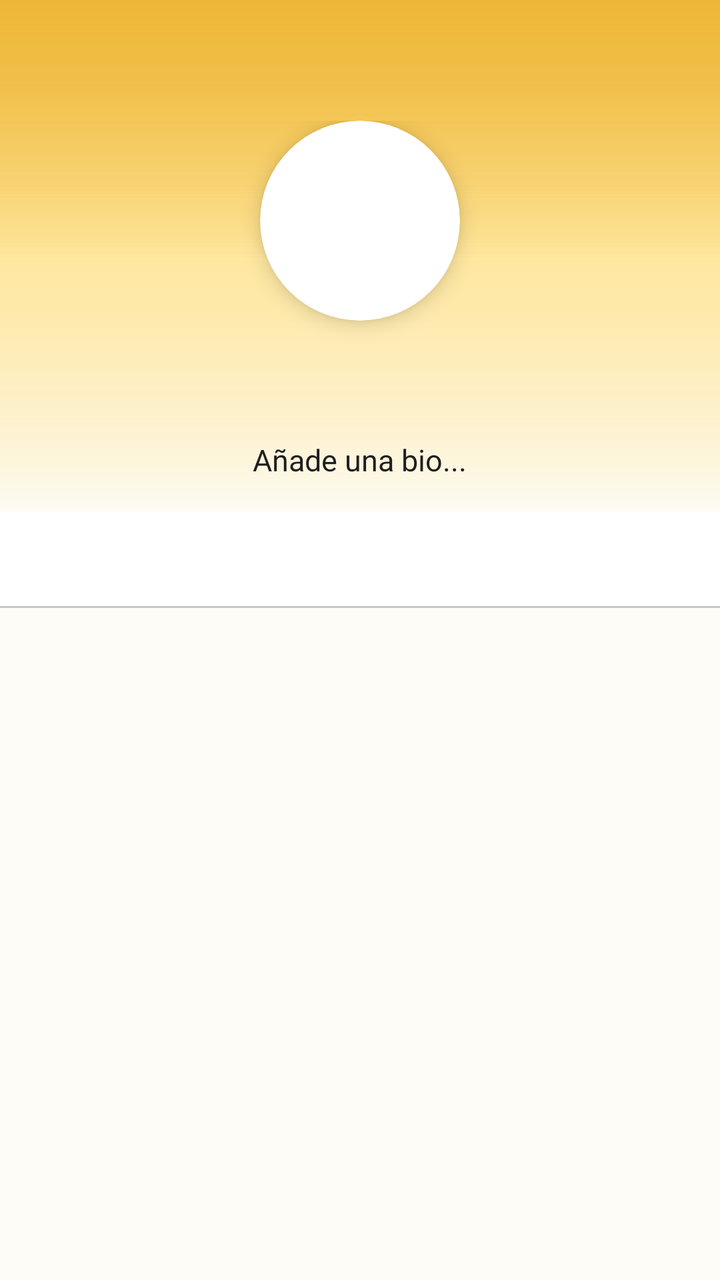
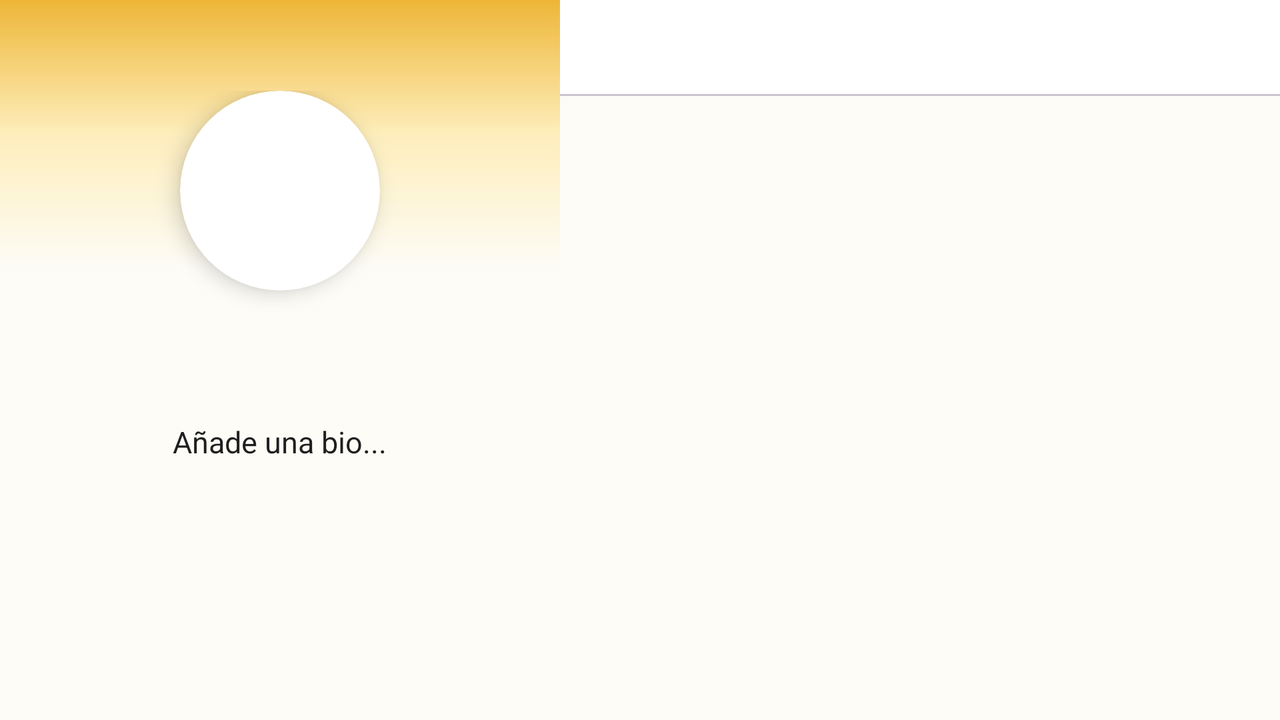

The same Android screen from two of the app's own layout files: first res/layout/ as a phone draws it, then the repository's variant for another configuration, drawn on a device whose configuration selects that folder. Both files follow.
<!-- AndroidManifest.xml: application theme Theme.MovieApp -->
<!-- res/layout/fragment_perfil.xml -->
<?xml version="1.0" encoding="utf-8"?>
<LinearLayout xmlns:android="http://schemas.android.com/apk/res/android"
    xmlns:app="http://schemas.android.com/apk/res-auto"
    android:layout_width="match_parent"
    android:layout_height="match_parent"
    android:background="@color/fondoGrisClaro"
    android:orientation="vertical">

    <FrameLayout
        android:layout_width="match_parent"
        android:layout_height="260dp">

        <View
            android:layout_width="match_parent"
            android:layout_height="match_parent"
            android:background="@drawable/gradient_backdrop_bottom" />

        <View
            android:layout_width="match_parent"
            android:layout_height="match_parent"
            android:background="@drawable/gradient_backdrop_bottom" />

    </FrameLayout>

    <LinearLayout
        android:layout_width="match_parent"
        android:layout_height="wrap_content"
        android:layout_marginTop="-200dp"
        android:gravity="center_horizontal"
        android:orientation="vertical"
        android:paddingHorizontal="20dp">

        <androidx.cardview.widget.CardView
            android:layout_width="100dp"
            android:layout_height="100dp"
            app:cardBackgroundColor="@color/white"
            app:cardCornerRadius="50dp"
            app:cardElevation="6dp">

            <ImageView
                android:id="@+id/imgFotoPerfil"
                android:layout_width="match_parent"
                android:layout_height="match_parent"
                android:contentDescription="@string/foto"
                android:scaleType="centerCrop" />

        </androidx.cardview.widget.CardView>

        <TextView
            android:id="@+id/tvNombrePerfil"
            android:layout_width="wrap_content"
            android:layout_height="wrap_content"
            android:layout_marginTop="10dp"
            android:textColor="@color/textoOscuro"
            android:textSize="20dp"
            android:textStyle="bold" />

        <TextView
            android:id="@+id/tvHandlePerfil"
            android:layout_width="wrap_content"
            android:layout_height="wrap_content"
            android:layout_marginTop="2dp"
            android:textColor="@color/textoGrisMedio"
            android:textSize="12dp" />

        <TextView
            android:id="@+id/tvBioPerfil"
            android:layout_width="wrap_content"
            android:layout_height="wrap_content"
            android:layout_marginTop="4dp"
            android:gravity="center"
            android:hint="@string/bioAdd"
            android:lineSpacingExtra="3dp"
            android:textColor="@color/textoOscuro"
            android:textColorHint="@color/textoOscuro"
            android:textSize="15dp" />

    </LinearLayout>

    <com.google.android.material.tabs.TabLayout
        android:id="@+id/tabLayoutPerfil"
        android:layout_width="match_parent"
        android:layout_height="wrap_content"
        android:layout_marginTop="16dp"
        app:tabGravity="fill"
        app:tabMode="fixed" />

    <androidx.viewpager2.widget.ViewPager2
        android:id="@+id/viewPagerPerfil"
        android:layout_width="match_parent"
        android:layout_height="0dp"
        android:layout_weight="1" />

</LinearLayout>
<!-- resources referenced by this layout -->
<resources>
  <color name="fondoGrisClaro">#FDFCF7</color>
  <color name="textoGrisMedio">#757575</color>
  <color name="textoOscuro">#1F1F1F</color>
  <color name="white">#FFFFFFFF</color>
  <!-- drawable gradient_backdrop_bottom (drawable) -->
  <?xml version="1.0" encoding="utf-8"?>
  <shape xmlns:android="http://schemas.android.com/apk/res/android">
  
      <gradient
          android:angle="270"
          android:type="linear"
          android:startColor="@color/amarilloDoradoDegradado"
          android:centerColor="@color/fondoClaro50"
          android:endColor="@color/fondoClaroTransparente" />
  
  </shape>
  <string name="bioAdd">Añade una bio...</string>
  <string name="foto">Foto</string>
  <style name="Theme.MovieApp" parent="Base.Theme.MovieApp" />
  <color name="amarilloDoradoDegradado">#EDB637</color>
  <color name="fondoClaro50">#80FFE082</color>
  <color name="fondoClaroTransparente">#00FDFCF7</color>
  <color name="colorBotonPendientes">#EDB637</color>
  <style name="SpinnerDropDownItem" parent="android:Widget.TextView.SpinnerItem">
          <item name="android:layout">@layout/item_spinner_dropdown</item>
          <item name="android:textSize">13sp</item>
          <item name="android:textColor">@color/textoOscuro</item>
          <item name="android:paddingStart">16dp</item>
          <item name="android:paddingEnd">16dp</item>
          <item name="android:paddingTop">14dp</item>
          <item name="android:paddingBottom">14dp</item>
      </style>
  <style name="SpinnerDropDownList" parent="android:Widget.ListView.DropDown">
          <item name="android:background">@drawable/bg_spinner_popup</item>
          <item name="android:divider">@color/fondoGrisClaro</item>
          <item name="android:dividerHeight">0.5dp</item>
      </style>
  <style name="SpinnerOrden" parent="Widget.AppCompat.Spinner">
          <item name="android:background">@null</item>
          <item name="overlapAnchor">false</item>
      </style>
  <color name="amarilloDorado">#EDB637</color>
  <color name="fondoAmarilloClaro">#FFF3D0</color>
  <color name="fondoBlanco">#FFFFFF</color>
  <color name="textoNegro">#212121</color>
  <color name="lineaMenu">#E0E0E0</color>
  <color name="colorFondoMenu">#FFFFFF</color>
  <dimen name="dialog_width">400dp</dimen>
  <style name="ShapeDialog">
          <item name="cornerFamily">rounded</item>
          <item name="cornerSize">20dp</item>
      </style>
  <style name="DialogBotonPositivo" parent="Widget.Material3.Button.TextButton.Dialog">
          <item name="android:textColor">@color/amarilloDorado</item>
          <item name="android:textStyle">bold</item>
          <item name="android:textAllCaps">false</item>
          <item name="android:textSize">14sp</item>
      </style>
  <style name="DialogBotonNegativo" parent="Widget.Material3.Button.TextButton.Dialog">
          <item name="android:textColor">@color/textoGrisMedio</item>
          <item name="android:textAllCaps">false</item>
          <item name="android:textSize">14sp</item>
      </style>
  <!-- drawable bg_spinner_popup (drawable) -->
  <?xml version="1.0" encoding="utf-8"?>
  <layer-list xmlns:android="http://schemas.android.com/apk/res/android">
      <item
          android:left="2dp"
          android:right="2dp"
          android:bottom="4dp"
          android:top="4dp">
          <shape android:shape="rectangle">
              <solid android:color="@color/white"/>
              <corners android:radius="10dp"/>
              <stroke
                  android:width="1dp"
                  android:color="@color/colorBotonPendientes"/>
          </shape>
      </item>
  </layer-list>
  <!-- some entries are left out for length -->
</resources>
<!-- res/layout-land/fragment_perfil.xml (the repository's variant of the layout above) -->
<!-- drawn on the phone turned sideways -->
<?xml version="1.0" encoding="utf-8"?>
<LinearLayout xmlns:android="http://schemas.android.com/apk/res/android"
    xmlns:app="http://schemas.android.com/apk/res-auto"
    android:layout_width="match_parent"
    android:layout_height="match_parent"
    android:background="@color/fondoGrisClaro"
    android:orientation="horizontal">

    <androidx.core.widget.NestedScrollView
        android:layout_width="280dp"
        android:layout_height="match_parent"
        android:fillViewport="true">

        <LinearLayout
            android:layout_width="match_parent"
            android:layout_height="wrap_content"
            android:gravity="center_horizontal"
            android:orientation="vertical">

            <FrameLayout
                android:layout_width="match_parent"
                android:layout_height="135dp">
                <View
                    android:layout_width="match_parent"
                    android:layout_height="match_parent"
                    android:background="@drawable/gradient_backdrop_bottom" />
            </FrameLayout>

            <LinearLayout
                android:layout_width="match_parent"
                android:layout_height="wrap_content"
                android:layout_marginTop="-90dp"
                android:gravity="center_horizontal"
                android:orientation="vertical"
                android:paddingHorizontal="20dp"
                android:paddingBottom="20dp"> <androidx.cardview.widget.CardView
                android:layout_width="100dp"
                android:layout_height="100dp"
                app:cardBackgroundColor="@color/white"
                app:cardCornerRadius="50dp"
                app:cardElevation="6dp">

                <ImageView
                    android:id="@+id/imgFotoPerfil"
                    android:layout_width="match_parent"
                    android:layout_height="match_parent"
                    android:contentDescription="@string/foto"
                    android:scaleType="centerCrop" />
            </androidx.cardview.widget.CardView>

                <TextView
                    android:id="@+id/tvNombrePerfil"
                    android:layout_width="wrap_content"
                    android:layout_height="wrap_content"
                    android:layout_marginTop="10dp"
                    android:textColor="@color/textoOscuro"
                    android:textSize="20sp"
                    android:textStyle="bold" />

                <TextView
                    android:id="@+id/tvHandlePerfil"
                    android:layout_width="wrap_content"
                    android:layout_height="wrap_content"
                    android:layout_marginTop="2dp"
                    android:textColor="@color/textoGrisMedio"
                    android:textSize="12sp" />

                <TextView
                    android:id="@+id/tvBioPerfil"
                    android:layout_width="wrap_content"
                    android:layout_height="wrap_content"
                    android:layout_marginTop="10dp"
                    android:gravity="center"
                    android:hint="@string/bioAdd"
                    android:lineSpacingExtra="3dp"
                    android:paddingBottom="10dp"
                    android:textColor="@color/textoOscuro"
                    android:textColorHint="@color/textoOscuro"
                    android:textSize="15sp" />

            </LinearLayout>
        </LinearLayout>
    </androidx.core.widget.NestedScrollView>

    <LinearLayout
        android:layout_width="0dp"
        android:layout_height="match_parent"
        android:layout_weight="1"
        android:orientation="vertical">

        <com.google.android.material.tabs.TabLayout
            android:id="@+id/tabLayoutPerfil"
            android:layout_width="match_parent"
            android:layout_height="wrap_content" />

        <androidx.viewpager2.widget.ViewPager2
            android:id="@+id/viewPagerPerfil"
            android:layout_width="match_parent"
            android:layout_height="0dp"
            android:layout_weight="1" />
    </LinearLayout>

</LinearLayout>
